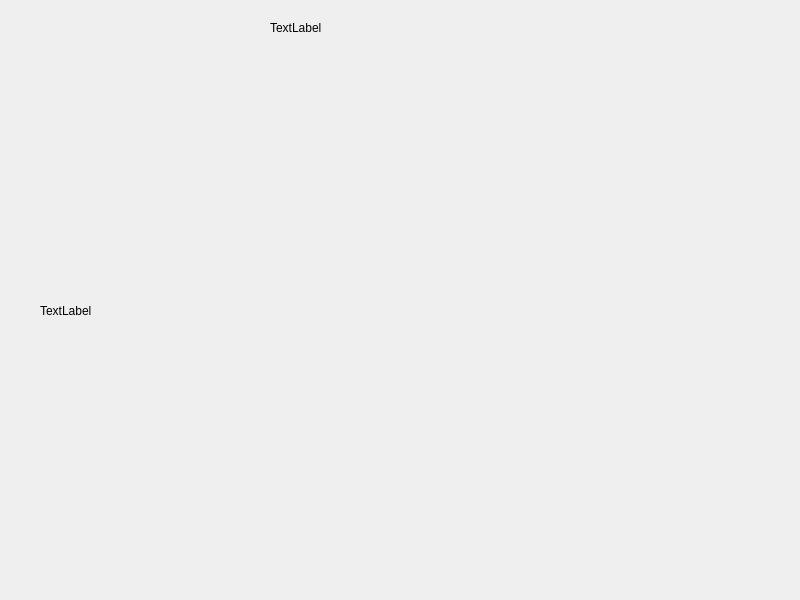
<?xml version="1.0" encoding="UTF-8"?>
<ui version="4.0">
 <class>sdl_qt_rgb</class>
 <widget class="QWidget" name="sdl_qt_rgb">
  <property name="geometry">
   <rect>
    <x>0</x>
    <y>0</y>
    <width>800</width>
    <height>600</height>
   </rect>
  </property>
  <property name="windowTitle">
   <string>sdl_qt_rgb</string>
  </property>
  <widget class="QLabel" name="label">
   <property name="geometry">
    <rect>
     <x>40</x>
     <y>50</y>
     <width>691</width>
     <height>521</height>
    </rect>
   </property>
   <property name="text">
    <string>TextLabel</string>
   </property>
  </widget>
  <widget class="QLabel" name="view_fps">
   <property name="geometry">
    <rect>
     <x>270</x>
     <y>20</y>
     <width>58</width>
     <height>16</height>
    </rect>
   </property>
   <property name="text">
    <string>TextLabel</string>
   </property>
  </widget>
 </widget>
 <resources/>
 <connections/>
</ui>
